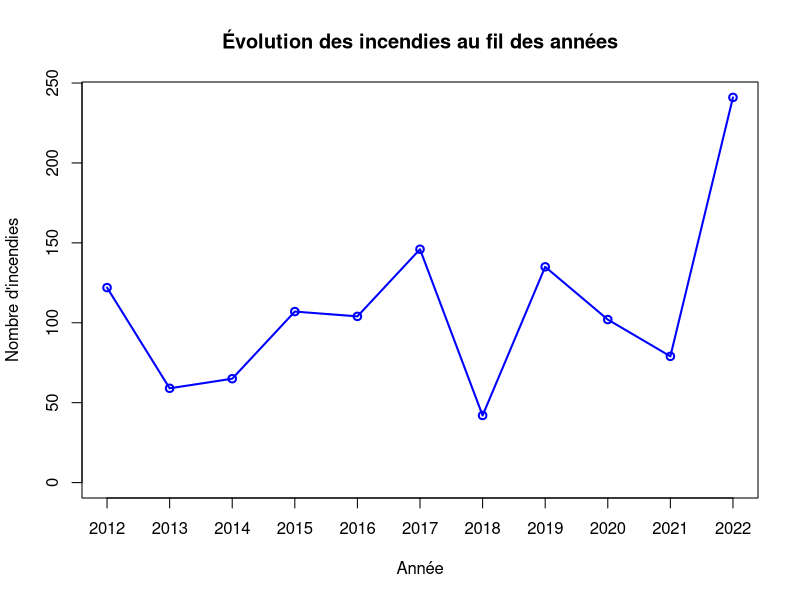
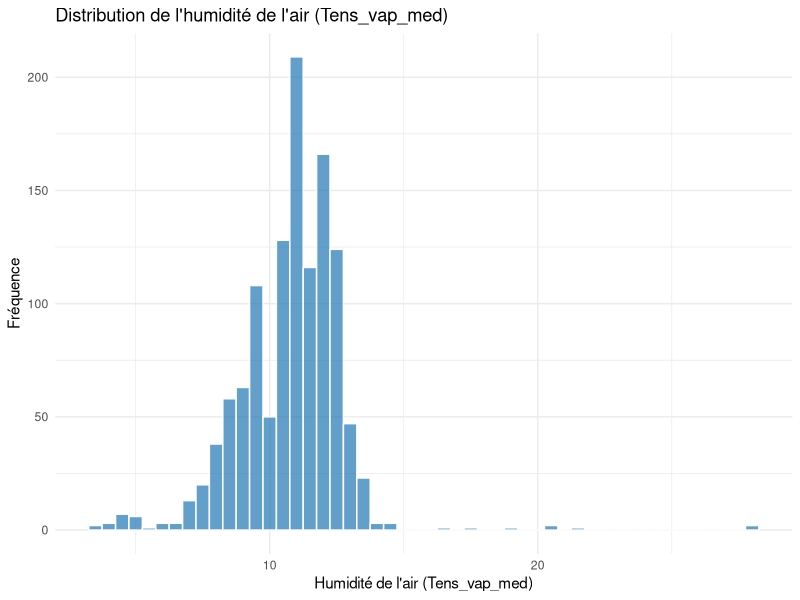
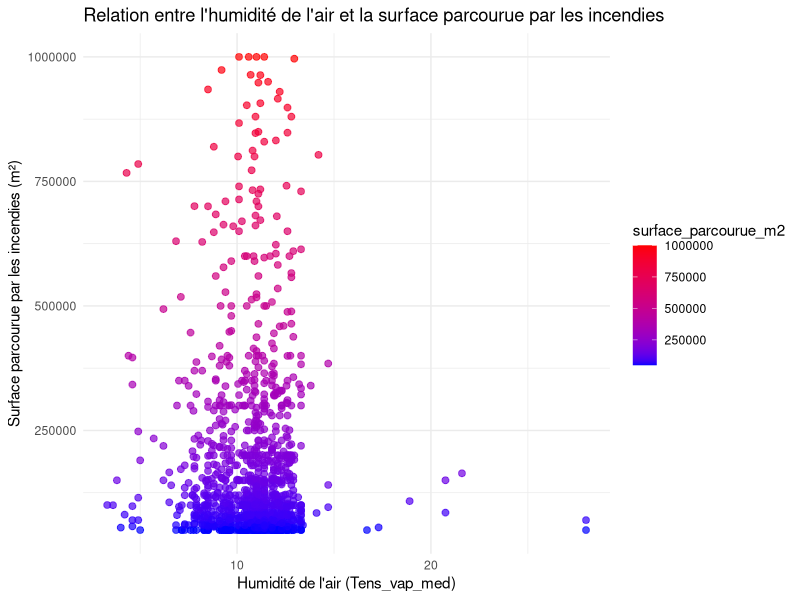
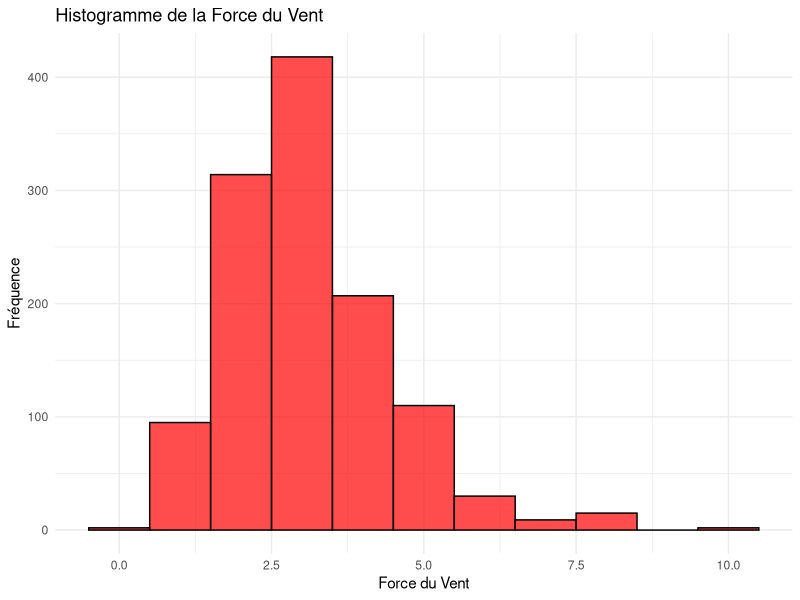
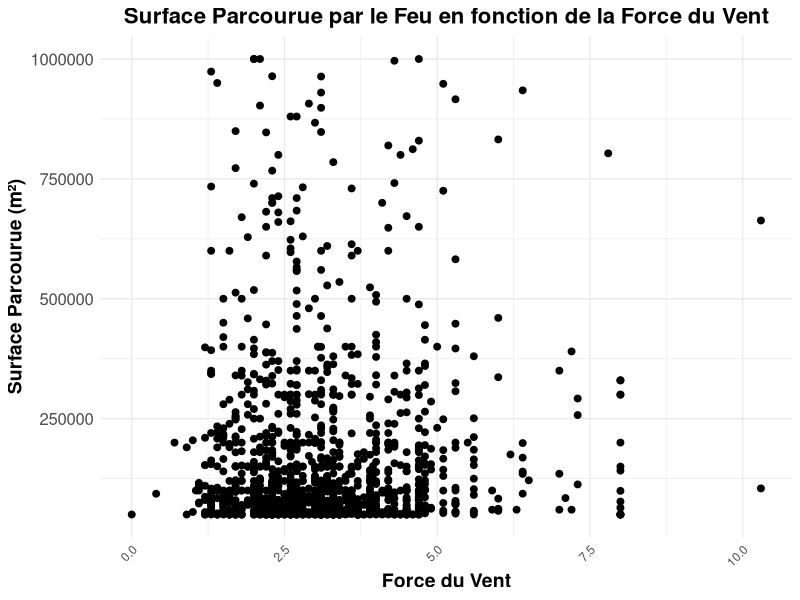

R code for these plots, in order:
## ---- chunk 1
donnees <- read.csv("../Data/donnees_incendies.csv")

annee_freq <- table(donnees$annee)

plot(annee_freq, 
     type="o",  # "o" pour un graphique avec des points et des lignes
     col="blue", 
     main="Évolution des incendies au fil des années", 
     xlab="Année", 
     ylab="Nombre d'incendies")
## ---- chunk 2
library(ggplot2)
data <- read.csv("../Exports/export_Humidites.csv")
ggplot(data, aes(x = Tens_vap_med)) +
  geom_histogram(binwidth = 0.5, fill = "#1f77b4", color = "white", alpha = 0.7) +
  labs(title = "Distribution de l'humidité de l'air (Tens_vap_med)", 
       x = "Humidité de l'air (Tens_vap_med)", 
       y = "Fréquence") +
  theme_minimal()
## ---- chunk 3
library(ggplot2)
data <- read.csv("../Exports/export_Humidites.csv")
ggplot(data, aes(x = Tens_vap_med, y = surface_parcourue_m2)) +
  geom_point(aes(color = surface_parcourue_m2), size = 2, alpha = 0.7) + 
  scale_color_gradient(low = "blue", high = "red") + 
  labs(title = "Relation entre l'humidité de l'air et la surface parcourue par les incendies", 
       x = "Humidité de l'air (Tens_vap_med)", 
       y = "Surface parcourue par les incendies (m²)") +
  theme_minimal()

## ---- chunk 4
correlation <- cor(data$Tens_vap_med, data$surface_parcourue_m2, use = "complete.obs")
print(paste("Corrélation entre Tens_vap_med et surface_parcourue_m2: ", correlation))
## ---- chunk 5
data <- read.csv("../Exports/export_vents.csv")
cor(data$Force_vent_med, data$surface_parcourue_m2, use = "complete.obs")
## ---- chunk 6
library(ggplot2)
data <- read.csv("../Exports/export_vents.csv")
ggplot(data, aes(x = Force_vent_med)) +
  geom_histogram(binwidth = 1, fill = "red", color = "black", alpha = 0.7) +
  labs(title = "Histogramme de la Force du Vent", x = "Force du Vent", y = "Fréquence") +
  theme_minimal()
## ---- chunk 7
library(ggplot2)

data <- read.csv("../Exports/export_vents.csv")

ggplot(data, aes(x = Force_vent_med, y = surface_parcourue_m2)) +
  geom_point(color = "black", size = 2) + 
  labs(title = "Surface Parcourue par le Feu en fonction de la Force du Vent", 
       x = "Force du Vent", 
       y = "Surface Parcourue (m²)") +
  theme_minimal() +  # Thème minimal pour une présentation épurée
  theme(
    axis.text.x = element_text(angle = 45, hjust = 1),
    axis.text.y = element_text(size = 12),
    axis.title = element_text(size = 14, face = "bold"),
    plot.title = element_text(size = 16, face = "bold", hjust = 0.5)
  )
